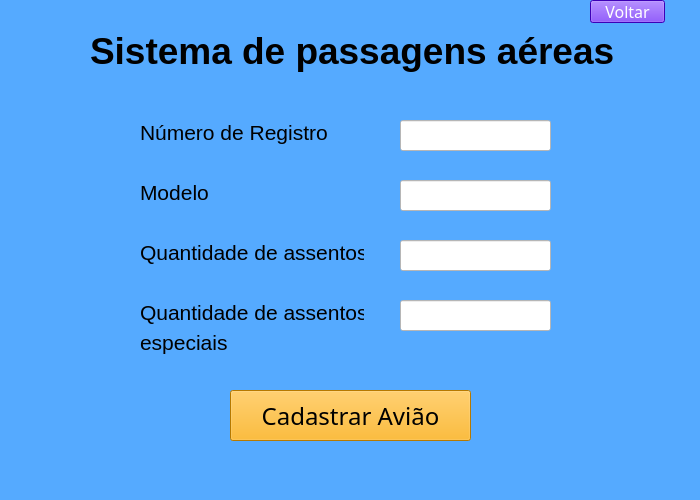
<?xml version="1.0" encoding="UTF-8"?>
<ui version="4.0">
 <class>Sistema</class>
 <widget class="QMainWindow" name="Sistema">
  <property name="geometry">
   <rect>
    <x>0</x>
    <y>0</y>
    <width>700</width>
    <height>500</height>
   </rect>
  </property>
  <property name="minimumSize">
   <size>
    <width>700</width>
    <height>500</height>
   </size>
  </property>
  <property name="font">
   <font>
    <family>Arboria-Black</family>
    <pointsize>24</pointsize>
   </font>
  </property>
  <property name="windowTitle">
   <string>MainWindow</string>
  </property>
  <property name="styleSheet">
   <string notr="true">background-color: rgb(85, 170, 255);</string>
  </property>
  <widget class="QWidget" name="centralwidget">
   <widget class="QPushButton" name="botao_cadastrar_aviao">
    <property name="geometry">
     <rect>
      <x>230</x>
      <y>390</y>
      <width>241</width>
      <height>51</height>
     </rect>
    </property>
    <property name="font">
     <font>
      <family>Arboria-Black</family>
      <pointsize>18</pointsize>
     </font>
    </property>
    <property name="styleSheet">
     <string notr="true">background-color: rgb(255, 170, 0);</string>
    </property>
    <property name="text">
     <string>Cadastrar Avião</string>
    </property>
   </widget>
   <widget class="QLabel" name="label_numeroRegistro">
    <property name="geometry">
     <rect>
      <x>140</x>
      <y>120</y>
      <width>187</width>
      <height>25</height>
     </rect>
    </property>
    <property name="font">
     <font>
      <pointsize>16</pointsize>
     </font>
    </property>
    <property name="text">
     <string>Número de Registro</string>
    </property>
   </widget>
   <widget class="QLabel" name="label_numeroRegistro_2">
    <property name="geometry">
     <rect>
      <x>140</x>
      <y>180</y>
      <width>187</width>
      <height>25</height>
     </rect>
    </property>
    <property name="font">
     <font>
      <pointsize>16</pointsize>
     </font>
    </property>
    <property name="text">
     <string>Modelo</string>
    </property>
   </widget>
   <widget class="QLabel" name="label_numeroRegistro_3">
    <property name="geometry">
     <rect>
      <x>140</x>
      <y>240</y>
      <width>224</width>
      <height>25</height>
     </rect>
    </property>
    <property name="font">
     <font>
      <pointsize>16</pointsize>
     </font>
    </property>
    <property name="text">
     <string>Quantidade de assentos</string>
    </property>
   </widget>
   <widget class="QLabel" name="label_numeroRegistro_4">
    <property name="geometry">
     <rect>
      <x>140</x>
      <y>300</y>
      <width>224</width>
      <height>25</height>
     </rect>
    </property>
    <property name="font">
     <font>
      <pointsize>16</pointsize>
     </font>
    </property>
    <property name="text">
     <string>Quantidade de assentos</string>
    </property>
   </widget>
   <widget class="QLabel" name="label_numeroRegistro_5">
    <property name="geometry">
     <rect>
      <x>140</x>
      <y>330</y>
      <width>187</width>
      <height>25</height>
     </rect>
    </property>
    <property name="font">
     <font>
      <pointsize>16</pointsize>
     </font>
    </property>
    <property name="text">
     <string>especiais</string>
    </property>
   </widget>
   <widget class="QLineEdit" name="lineEdit">
    <property name="geometry">
     <rect>
      <x>400</x>
      <y>120</y>
      <width>151</width>
      <height>31</height>
     </rect>
    </property>
    <property name="styleSheet">
     <string notr="true">background-color: rgb(255, 255, 255);</string>
    </property>
   </widget>
   <widget class="QLineEdit" name="lineEdit_2">
    <property name="geometry">
     <rect>
      <x>400</x>
      <y>180</y>
      <width>151</width>
      <height>31</height>
     </rect>
    </property>
    <property name="styleSheet">
     <string notr="true">background-color: rgb(255, 255, 255);</string>
    </property>
   </widget>
   <widget class="QLineEdit" name="lineEdit_3">
    <property name="geometry">
     <rect>
      <x>400</x>
      <y>240</y>
      <width>151</width>
      <height>31</height>
     </rect>
    </property>
    <property name="styleSheet">
     <string notr="true">background-color: rgb(255, 255, 255);</string>
    </property>
   </widget>
   <widget class="QLineEdit" name="lineEdit_4">
    <property name="geometry">
     <rect>
      <x>400</x>
      <y>300</y>
      <width>151</width>
      <height>31</height>
     </rect>
    </property>
    <property name="styleSheet">
     <string notr="true">background-color: rgb(255, 255, 255);</string>
    </property>
   </widget>
   <widget class="QLabel" name="label_titulo_2">
    <property name="geometry">
     <rect>
      <x>90</x>
      <y>20</y>
      <width>551</width>
      <height>61</height>
     </rect>
    </property>
    <property name="font">
     <font>
      <pointsize>28</pointsize>
      <weight>75</weight>
      <italic>false</italic>
      <bold>true</bold>
     </font>
    </property>
    <property name="text">
     <string>Sistema de passagens aéreas</string>
    </property>
   </widget>
   <widget class="QPushButton" name="botao_voltar">
    <property name="geometry">
     <rect>
      <x>590</x>
      <y>0</y>
      <width>75</width>
      <height>23</height>
     </rect>
    </property>
    <property name="font">
     <font>
      <family>Arboria-Black</family>
      <pointsize>12</pointsize>
     </font>
    </property>
    <property name="styleSheet">
     <string notr="true">background-color: rgb(85, 0, 255);
color: rgb(255,255,255);</string>
    </property>
    <property name="text">
     <string>Voltar</string>
    </property>
   </widget>
  </widget>
  <widget class="QStatusBar" name="statusbar"/>
  <widget class="QMenuBar" name="menubar">
   <property name="geometry">
    <rect>
     <x>0</x>
     <y>0</y>
     <width>700</width>
     <height>21</height>
    </rect>
   </property>
  </widget>
 </widget>
 <resources/>
 <connections/>
</ui>
